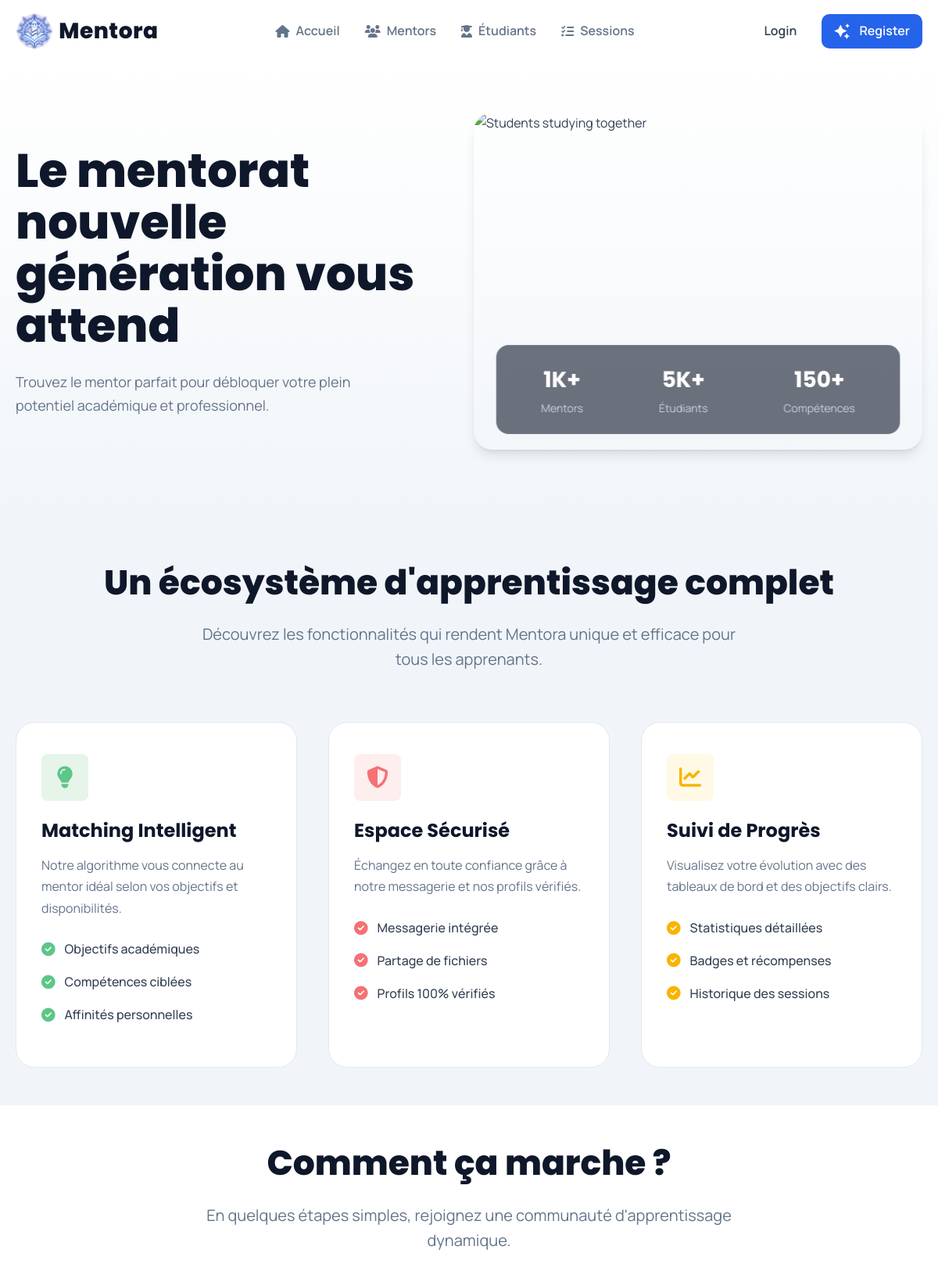
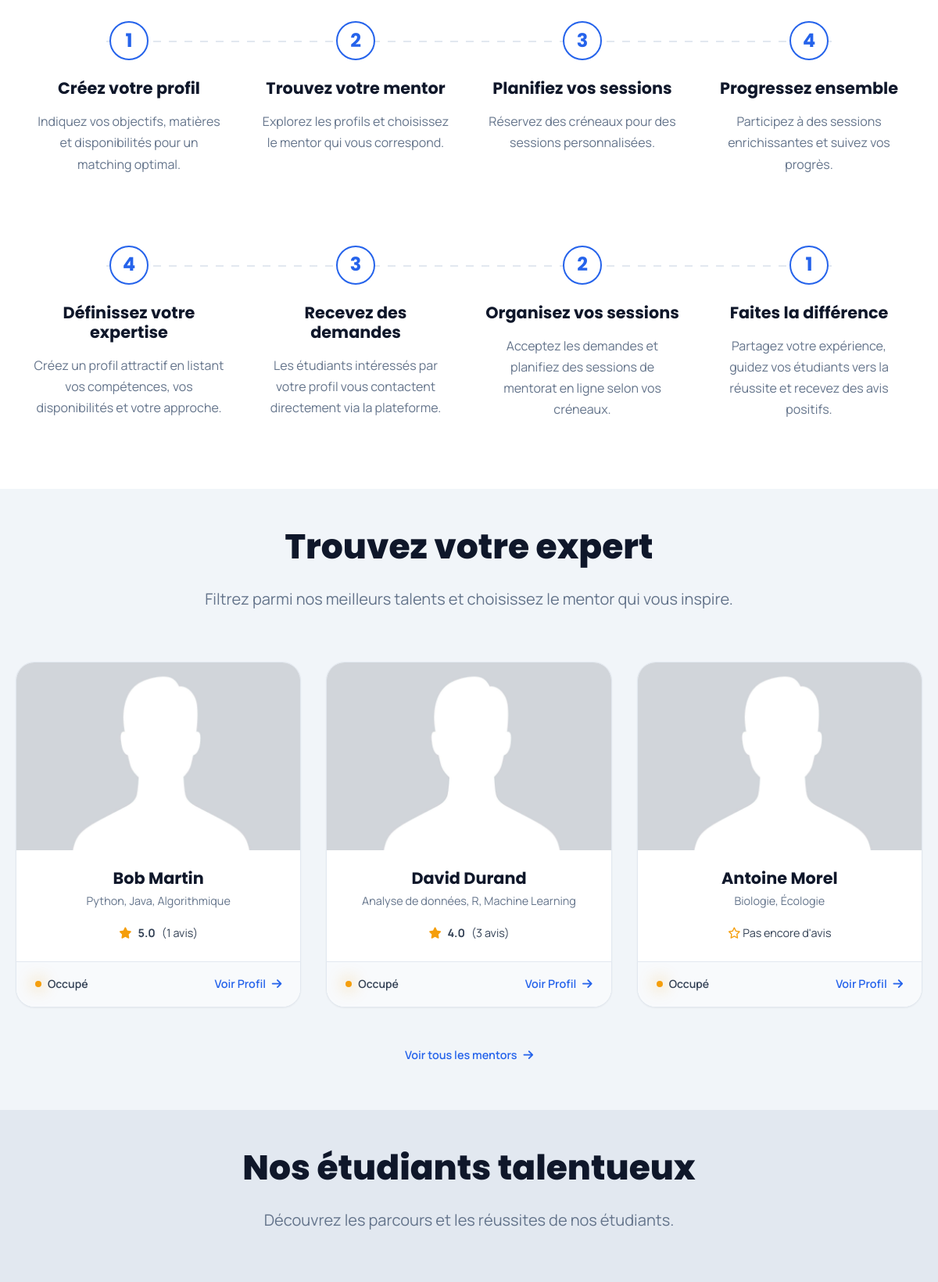
The page / (upper part) on the database its author committed (2 pictures, top to bottom).
### tables this page shows
CREATE TABLE Mentor (
    idMentor INT AUTO_INCREMENT PRIMARY KEY,
    competences TEXT,
    idUtilisateur INT NOT NULL UNIQUE,
    FOREIGN KEY (idUtilisateur) REFERENCES Utilisateur(idUtilisateur)
        ON DELETE CASCADE ON UPDATE CASCADE
);

CREATE TABLE Utilisateur (
    idUtilisateur INT AUTO_INCREMENT PRIMARY KEY,
    nomUtilisateur VARCHAR(50) NOT NULL,
    prenomUtilisateur VARCHAR(50) NOT NULL,
    emailUtilisateur VARCHAR(200) NOT NULL UNIQUE,
    motDePasse VARCHAR(255) NOT NULL,
    role ENUM('etudiant', 'mentor') NOT NULL,
    ville VARCHAR(100),
    photoUrl VARCHAR(255) DEFAULT 'default_avatar.png',
    verified BOOLEAN NOT NULL DEFAULT FALSE,
    INDEX idx_email (emailUtilisateur)
);

### config/helpers.php (called while the page is built, shortened)
<?php
function get_profile_image_path($photoUrl) {
    $server_path_to_uploads = __DIR__ . '/../assets/uploads/';
    $default_web_path = '../assets/images/default_avatar.png';
    return $default_web_path;
}
?>

### public/index.php (the view, shortened to what this page needs)
<?php
require '../config/config.php';
require '../config/helpers.php';
$days = ['dimanche', 'lundi', 'mardi', 'mercredi', 'jeudi', 'vendredi', 'samedi'];
$currentDayName = $days[date('w')];
$currentTime = date('H:i:s');
$stmtMentors = $pdo->prepare("
    SELECT
        u.prenomUtilisateur, u.nomUtilisateur, u.photoUrl,
        m.idMentor, m.competences,
        AVG(p.notation) AS average_rating,
        COUNT(DISTINCT p.idParticipation) AS review_count,
        MAX(CASE WHEN d.idUtilisateur IS NOT NULL AND d.jourSemaine = :current_day AND :current_time BETWEEN d.heureDebut AND d.heureFin THEN 1 ELSE 0 END) AS is_available
    FROM Mentor m
    JOIN Utilisateur u ON m.idUtilisateur = u.idUtilisateur
    LEFT JOIN Disponibilite d ON d.idUtilisateur = u.idUtilisateur
    LEFT JOIN Animation a ON m.idMentor = a.idMentor
    LEFT JOIN Participation p ON a.idSession = p.idSession AND p.notation IS NOT NULL
    GROUP BY m.idMentor, u.prenomUtilisateur, u.nomUtilisateur, u.photoUrl
    ORDER BY is_available DESC, average_rating DESC
    LIMIT 3
");
$stmtMentors->execute(['current_day' => $currentDayName, 'current_time' => $currentTime]);
$mentors = $stmtMentors->fetchAll(PDO::FETCH_ASSOC);
?>
<?php require_once '../includes/header.php'; ?>
    <main>
        <section class="hero-section" id="home">
            <div class="container hero-container">
                <div class="hero-text" data-aos="fade-right">
                    <div class="decorative-circle"></div>
                    <h1 class="heading-main">Le mentorat nouvelle génération vous attend</h1>
                    <p class="hero-description">Trouvez le mentor parfait pour débloquer votre plein potentiel académique et professionnel.</p>
                </div>
                <div class="hero-image-container" data-aos="fade-left">
                    <img src="https://images.unsplash.com/photo-1523240795612-9a054b0db644?ixlib=rb-4.0.3&ixid=M3wxMjA3fDB8MHxwaG90by1wYWdlfHx8fGVufDB8fHx8fA%3D%3D&auto=format&fit=crop&w=1170&q=80" alt="Students studying together" class="hero-image">
                    <div class="stats-overlay">
                        <div class="stat-item">
                            <span class="stat-value">1K+</span>
                            <p class="stat-label">Mentors</p>
                        </div>
                        <div class="stat-item">
                            <span class="stat-value">5K+</span>
                            <p class="stat-label">Étudiants</p>
                        </div>
                        <div class="stat-item">
                            <span class="stat-value">150+</span>
                            <p class="stat-label">Compétences</p>
                        </div>
                    </div>
                </div>
            </div>
        </section>
        <section class="features-section" id="features">
            <div class="container features-container" data-aos="fade-up">
                <h2 class="section-title heading-features">Un écosystème d'apprentissage complet</h2>
                <p class="section-subtitle features-subtitle">Découvrez les fonctionnalités qui rendent Mentora unique et efficace pour tous les apprenants.</p>
                <div class="features-grid">
                    <div class="feature-card">
                        <div class="icon-background" style="background-color: #E6F4EA; color: #5DC689;">
                            <i class="fa-solid fa-lightbulb"></i>
                        </div>
                        <h3 class="feature-title">Matching Intelligent</h3>
                        <p class="feature-description">Notre algorithme vous connecte au mentor idéal selon vos objectifs et disponibilités.</p>
                        <ul class="feature-list">
                            <li class="feature-list-item">Objectifs académiques</li>
                            <li class="feature-list-item">Compétences ciblées</li>
                            <li class="feature-list-item">Affinités personnelles</li>
                        </ul>
                    </div>
                    <div class="feature-card">
                        <div class="icon-background" style="background-color: #FEEEEE; color: #F47174;">
                            <i class="fa-solid fa-shield-halved"></i>
                        </div>
                        <h3 class="feature-title">Espace Sécurisé</h3>
                        <p class="feature-description">Échangez en toute confiance grâce à notre messagerie et nos profils vérifiés.</p>
                        <ul class="feature-list">
                            <li class="feature-list-item">Messagerie intégrée</li>
                            <li class="feature-list-item">Partage de fichiers</li>
                            <li class="feature-list-item">Profils 100% vérifiés</li>
                        </ul>
                    </div>
                    <div class="feature-card">
                        <div class="icon-background" style="background-color: #FFF9E6; color: #F8B400;">
                            <i class="fa-solid fa-chart-line"></i>
                        </div>
                        <h3 class="feature-title">Suivi de Progrès</h3>
                        <p class="feature-description">Visualisez votre évolution avec des tableaux de bord et des objectifs clairs.</p>
                        <ul class="feature-list">
                            <li class="feature-list-item">Statistiques détaillées</li>
                            <li class="feature-list-item">Badges et récompenses</li>
                            <li class="feature-list-item">Historique des sessions</li>
                        </ul>
                    </div>
                </div>
            </div>
        </section>
        <section class="how-it-works">
            <div class="container">
                <h2 class="section-title">Comment ça marche ?</h2>
                <p class="section-subtitle">En quelques étapes simples, rejoignez une communauté d'apprentissage
                    dynamique.</p>
                <div class="steps">
                    <div class="step" data-aos="fade-up" data-aos-delay="100">
                        <div class="step-number">1</div>
                        <h3 class="step-title">Créez votre profil</h3>
                        <p class="step-description">Indiquez vos objectifs, matières et disponibilités pour un matching
                            optimal.</p>
                    </div>
                    <div class="step" data-aos="fade-up" data-aos-delay="200">
                        <div class="step-number">2</div>
                        <h3 class="step-title">Trouvez votre mentor</h3>
                        <p class="step-description">Explorez les profils et choisissez le mentor qui vous correspond.
                        </p>
                    </div>
                    <div class="step" data-aos="fade-up" data-aos-delay="300">
                        <div class="step-number">3</div>
                        <h3 class="step-title">Planifiez vos sessions</h3>
                        <p class="step-description">Réservez des créneaux pour des sessions personnalisées.</p>
                    </div>
                    <div class="step" data-aos="fade-up" data-aos-delay="400">
                        <div class="step-number">4</div>
                        <h3 class="step-title">Progressez ensemble</h3>
                        <p class="step-description">Participez à des sessions enrichissantes et suivez vos progrès.</p>
                    </div>
                </div>
            </div>
            <div class="container">
        <div class="steps steps--reverse">
            <div class="step" data-aos="fade-up" data-aos-delay="100">
                <div class="step-number">4</div>
                <h3 class="step-title">Définissez votre expertise</h3>
                <p class="step-description">Créez un profil attractif en listant vos compétences, vos disponibilités et votre approche.</p>
            </div>
            <div class="step" data-aos="fade-up" data-aos-delay="200">
                <div class="step-number">3</div>
                <h3 class="step-title">Recevez des demandes</h3>
                <p class="step-description">Les étudiants intéressés par votre profil vous contactent directement via la plateforme.</p>
            </div>
            <div class="step" data-aos="fade-up" data-aos-delay="300">
                <div class="step-number">2</div>
                <h3 class="step-title">Organisez vos sessions</h3>
                <p class="step-description">Acceptez les demandes et planifiez des sessions de mentorat en ligne selon vos créneaux.</p>
            </div>
            <div class="step" data-aos="fade-up" data-aos-delay="400">
                <div class="step-number">1</div>
                <h3 class="step-title">Faites la différence</h3>
                <p class="step-description">Partagez votre expérience, guidez vos étudiants vers la réussite et recevez des avis positifs.</p>
            </div>
        </div>
    </div>
        </section>
<section class="section" id="profiles">
            <div class="container">
                <h2 class="section-title" data-aos="fade-up">Trouvez votre expert</h2>
                <p class="section-subtitle" data-aos="fade-up">Filtrez parmi nos meilleurs talents et choisissez le mentor qui vous inspire.</p>
                <div class="profile-grid">
                    <?php if (empty($mentors)): ?>
                        <p class="text-center">Aucun mentor n'est disponible pour le moment.</p>
                    <?php else: ?>
                        <?php foreach ($mentors as $mentor): ?>
                            <div class="profile-card" data-aos="fade-up">
                                <div class="card-image-container">
                                    <img src="<?= get_profile_image_path($mentor['photoUrl']) ?>" alt="Photo de <?= htmlspecialchars($mentor['prenomUtilisateur']) ?>">
                                </div>
                                <div class="card-body">
                                    <h3 class="profile-name"><?= htmlspecialchars($mentor['prenomUtilisateur'] . ' ' . $mentor['nomUtilisateur']) ?></h3>
                                    <p class="profile-specialty"><?= htmlspecialchars($mentor['competences']) ?></p>
                                    <div class="profile-rating">
                                        <?php if ($mentor['review_count'] > 0): ?>
                                            <i class="fa-solid fa-star"></i>
                                            <strong><?= number_format((float)$mentor['average_rating'], 1) ?></strong>
                                            <span>(<?= $mentor['review_count'] ?> avis)</span>
                                        <?php else: ?>
                                            <span><i class="fa-regular fa-star"></i> Pas encore d'avis</span>
                                        <?php endif; ?>
                                    </div>
                                </div>
                                <div class="card-footer">
                                    <span>
                                        <span class="status-dot <?= $mentor['is_available'] ? 'available' : 'busy' ?>"></span>
                                        <?= $mentor['is_available'] ? 'Disponible' : 'Occupé' ?>
                                    </span>
                                    <a href="mentor_profile.php?id=<?= $mentor['idMentor'] ?>" class="card-action">Voir Profil <i class="fa-solid fa-arrow-right"></i></a>
                                </div>
                            </div>
                        <?php endforeach; ?>
                    <?php endif; ?>
                </div>
                <div class="section-view-more" data-aos="fade-up">
                    <a href="mentors.php" class="btn btn-outline">Voir tous les mentors <i class="fas fa-arrow-right"></i></a>
                </div>
            </div>
        </section>
 <section class="section" id="etudiants">
            <div class="container">
                <h2 class="section-title" data-aos="fade-up">Nos étudiants talentueux</h2>
                <p class="section-subtitle" data-aos="fade-up">Découvrez les parcours et les réussites de nos étudiants.</p>
            </div>
        </section>
    </main>
<?php require_once '../includes/footer.php'; ?>

### rows shown on the page
mentor: idUtilisateur.photoUrl (placeholder picture), idUtilisateur.nomUtilisateur "Bob Martin", competences "Python, Java, Algorithmique", average_rating "5.0", review_count "1"
mentor: idUtilisateur.photoUrl (placeholder picture), idUtilisateur.nomUtilisateur "David Durand", competences "Analyse de données, R, Machine Learning", average_rating "4.0", review_count "3"
mentor: idUtilisateur.nomUtilisateur "Antoine Morel", competences "Biologie, Écologie", shows "Pas encore d'avis"
